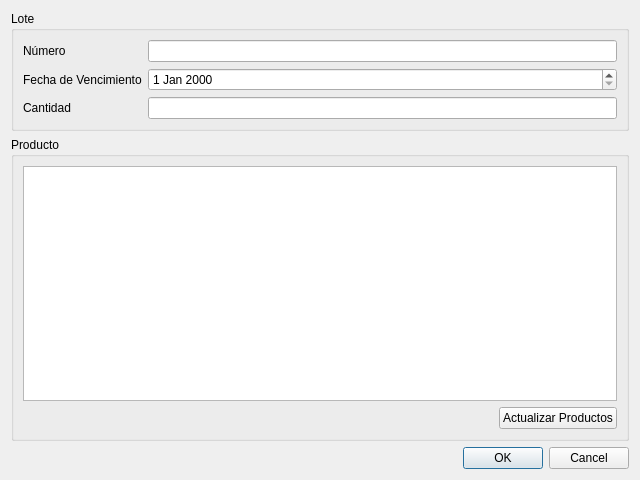
<?xml version="1.0" encoding="UTF-8"?>
<ui version="4.0">
 <class>vtnAltaLote</class>
 <widget class="QWidget" name="vtnAltaLote">
  <property name="geometry">
   <rect>
    <x>0</x>
    <y>0</y>
    <width>640</width>
    <height>480</height>
   </rect>
  </property>
  <property name="windowTitle">
   <string>Alta Lote</string>
  </property>
  <layout class="QVBoxLayout" name="verticalLayout">
   <item>
    <widget class="QGroupBox" name="groupBox">
     <property name="title">
      <string>Lote</string>
     </property>
     <layout class="QVBoxLayout" name="verticalLayout_2">
      <item>
       <layout class="QGridLayout" name="gridLayout">
        <item row="0" column="0">
         <widget class="QLabel" name="label">
          <property name="text">
           <string>Número</string>
          </property>
         </widget>
        </item>
        <item row="0" column="1">
         <widget class="QLineEdit" name="lineNumero">
          <property name="statusTip">
           <string>Ingrese el número de Lote del Producto (solo letras y números sin espacios)</string>
          </property>
          <property name="accessibleDescription">
           <string>lote</string>
          </property>
         </widget>
        </item>
        <item row="1" column="0">
         <widget class="QLabel" name="label_2">
          <property name="text">
           <string>Fecha de Vencimiento</string>
          </property>
         </widget>
        </item>
        <item row="2" column="0">
         <widget class="QLabel" name="label_3">
          <property name="text">
           <string>Cantidad</string>
          </property>
         </widget>
        </item>
        <item row="2" column="1">
         <widget class="QLineEdit" name="lineCant">
          <property name="statusTip">
           <string>Ingrese la cantidad del producto para dicho lote</string>
          </property>
          <property name="accessibleDescription">
           <string>cantidad</string>
          </property>
         </widget>
        </item>
        <item row="1" column="1">
         <widget class="QDateEdit" name="dateFechVenc">
          <property name="statusTip">
           <string>Ingrese la fecha de vencimiento del lote</string>
          </property>
         </widget>
        </item>
       </layout>
      </item>
     </layout>
    </widget>
   </item>
   <item>
    <widget class="QGroupBox" name="groupBox_2">
     <property name="title">
      <string>Producto</string>
     </property>
     <layout class="QVBoxLayout" name="verticalLayout_3">
      <item>
       <layout class="QGridLayout" name="gridLayout_2">
        <item row="0" column="0">
         <widget class="QTableWidget" name="tablaProducto">
          <property name="editTriggers">
           <set>QAbstractItemView::NoEditTriggers</set>
          </property>
          <attribute name="horizontalHeaderDefaultSectionSize">
           <number>160</number>
          </attribute>
          <attribute name="horizontalHeaderStretchLastSection">
           <bool>true</bool>
          </attribute>
         </widget>
        </item>
        <item row="1" column="0" alignment="Qt::AlignRight">
         <widget class="QPushButton" name="btnActualizarProductos">
          <property name="text">
           <string>Actualizar Productos</string>
          </property>
         </widget>
        </item>
       </layout>
      </item>
     </layout>
    </widget>
   </item>
   <item>
    <widget class="QDialogButtonBox" name="buttonBox">
     <property name="standardButtons">
      <set>QDialogButtonBox::Cancel|QDialogButtonBox::Ok</set>
     </property>
    </widget>
   </item>
  </layout>
 </widget>
 <tabstops>
  <tabstop>lineNumero</tabstop>
  <tabstop>dateFechVenc</tabstop>
  <tabstop>lineCant</tabstop>
  <tabstop>tablaProducto</tabstop>
 </tabstops>
 <resources/>
 <connections/>
</ui>
